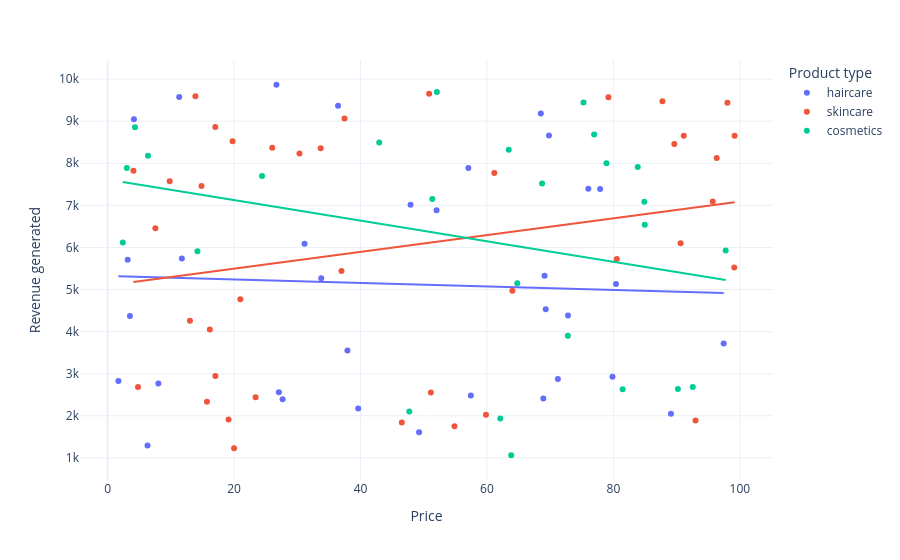

Write notebook code for a chart like this one.
### Code cell
fig = px.scatter(df, x='Price',
                 y='Revenue generated',
                 color='Product type',
                 hover_data = ['Number of products sold'],
                 trendline ="ols")
fig.show()

### Figure 1 — Plotly figure (JSON) as saved in the notebook; plotly's stock layout.template omitted (floating-point values rounded to 4 significant figures)
{"data": [{"customdata": [[802], [8], [147], [336], [620], [884], [209], [142], [353], [327], [598], [24], [859], [29], [154], [622], [701], [227], [117], [163], [32], [904], [241], [359], [946], [198], [774], [663], [618], [79], [114], [672], [62], [627]], "hovertemplate": "Product type=haircare<br>Price=%{x}<br>Revenue generated=%{y}<br>Number of products sold=%{customdata[0]}<extra></extra>", "legendgroup": "haircare", "marker": {"color": "#636efa", "symbol": "circle"}, "mode": "markers", "name": "haircare", "orientation": "v", "showlegend": true, "type": "scatter", "x": [69.81, 11.32, 1.7, 71.21, 36.44, 27.68, 4.156, 39.63, 97.45, 8.023, 11.74, 33.78, 27.08, 76.04, 26.7, 31.15, 79.86, 49.26, 52.03, 37.93, 47.91, 3.17, 69.11, 57.45, 6.307, 57.06, 72.82, 68.91, 89.1, 80.41, 69.29, 77.9, 3.526, 68.52], "xaxis": "x", "y": [8662.0, 9578.0, 2828.0, 2874.0, 9365.0, 2391.0, 9049.0, 2175.0, 3716.0, 2766.0, 5737.0, 5268.0, 2557.0, 7397.0, 9866.0, 6088.0, 2926.0, 1606.0, 6886.0, 3550.0, 7015.0, 5710.0, 5328.0, 2484.0, 1292.0, 7889.0, 4384.0, 2412.0, 2048.0, 5134.0, 4531.0, 7386.0, 4371.0, 9185.0], "yaxis": "y"}, {"hovertemplate": "<b>OLS trendline</b><br>Revenue generated = -4.1918 * Price + 5323.92<br>R<sup>2</sup>=0.002087<br><br>Product type=haircare<br>Price=%{x}<br>Revenue generated=%{y} <b>(trend)</b><extra></extra>", "legendgroup": "haircare", "marker": {"color": "#636efa", "symbol": "circle"}, "mode": "lines", "name": "haircare", "showlegend": false, "type": "scatter", "x": [1.7, 3.17, 3.526, 4.156, 6.307, 8.023, 11.32, 11.74, 26.7, 27.08, 27.68, 31.15, 33.78, 36.44, 37.93, 39.63, 47.91, 49.26, 52.03, 57.06, 57.45, 68.52, 68.91, 69.11, 69.29, 69.81, 71.21, 72.82, 76.04, 77.9, 79.86, 80.41, 89.1, 97.45], "xaxis": "x", "y": [5317.0, 5311.0, 5309.0, 5307.0, 5297.0, 5290.0, 5276.0, 5275.0, 5212.0, 5210.0, 5208.0, 5193.0, 5182.0, 5171.0, 5165.0, 5158.0, 5123.0, 5117.0, 5106.0, 5085.0, 5083.0, 5037.0, 5035.0, 5034.0, 5033.0, 5031.0, 5025.0, 5019.0, 5005.0, 4997.0, 4989.0, 4987.0, 4950.0, 4915.0], "yaxis": "y"}, {"customdata": [[736], [83], [871], [65], [980], [996], [960], [249], [562], [469], [280], [187], [320], [168], [781], [602], [963], [963], [176], [933], [556], [155], [910], [820], [242], [93], [896], [380], [246], [134], [457], [704], [513], [511], [106], [872], [336], [223], [320], [913]], "hovertemplate": "Product type=skincare<br>Price=%{x}<br>Revenue generated=%{y}<br>Number of products sold=%{customdata[0]}<extra></extra>", "legendgroup": "skincare", "marker": {"color": "#EF553B", "symbol": "circle"}, "mode": "markers", "name": "skincare", "orientation": "v", "showlegend": true, "type": "scatter", "x": [14.84, 61.16, 4.805, 4.078, 64.02, 15.71, 90.64, 16.16, 99.17, 36.99, 7.547, 51.12, 96.34, 50.85, 79.21, 37.47, 9.813, 23.4, 19.13, 80.54, 99.11, 46.53, 95.71, 98.03, 30.34, 20.99, 59.84, 17.03, 13.02, 89.63, 33.7, 26.03, 87.76, 54.87, 93.0, 91.13, 17.03, 20.0, 13.88, 19.75], "xaxis": "x", "y": [7461.0, 7767.0, 2687.0, 7823.0, 4971.0, 2331.0, 6100.0, 4053.0, 8654.0, 5442.0, 6454.0, 2553.0, 8128.0, 9655.0, 9572.0, 9062.0, 7573.0, 2438.0, 1912.0, 5725.0, 5521.0, 1840.0, 7089.0, 9436.0, 8232.0, 4767.0, 2021.0, 8864.0, 4257.0, 8459.0, 8355.0, 8368.0, 9474.0, 1752.0, 1889.0, 8652.0, 2943.0, 1230.0, 9593.0, 8526.0], "yaxis": "y"}, {"hovertemplate": "<b>OLS trendline</b><br>Revenue generated = 19.9126 * Price + 5099.65<br>R<sup>2</sup>=0.054398<br><br>Product type=skincare<br>Price=%{x}<br>Revenue generated=%{y} <b>(trend)</b><extra></extra>", "legendgroup": "skincare", "marker": {"color": "#EF553B", "symbol": "circle"}, "mode": "lines", "name": "skincare", "showlegend": false, "type": "scatter", "x": [4.078, 4.805, 7.547, 9.813, 13.02, 13.88, 14.84, 15.71, 16.16, 17.03, 17.03, 19.13, 19.75, 20.0, 20.99, 23.4, 26.03, 30.34, 33.7, 36.99, 37.47, 46.53, 50.85, 51.12, 54.87, 59.84, 61.16, 64.02, 79.21, 80.54, 87.76, 89.63, 90.64, 91.13, 93.0, 95.71, 96.34, 98.03, 99.11, 99.17], "xaxis": "x", "y": [5181.0, 5195.0, 5250.0, 5295.0, 5359.0, 5376.0, 5395.0, 5412.0, 5421.0, 5439.0, 5439.0, 5481.0, 5493.0, 5498.0, 5518.0, 5566.0, 5618.0, 5704.0, 5771.0, 5836.0, 5846.0, 6026.0, 6112.0, 6118.0, 6192.0, 6291.0, 6318.0, 6374.0, 6677.0, 6703.0, 6847.0, 6884.0, 6904.0, 6914.0, 6951.0, 7006.0, 7018.0, 7052.0, 7073.0, 7074.0], "yaxis": "y"}, {"customdata": [[426], [150], [126], [601], [391], [352], [394], [253], [616], [449], [705], [919], [99], [633], [484], [270], [637], [478], [375], [25], [737], [134], [916], [276], [987], [324]], "hovertemplate": "Product type=cosmetics<br>Price=%{x}<br>Revenue generated=%{y}<br>Number of products sold=%{customdata[0]}<extra></extra>", "legendgroup": "cosmetics", "marker": {"color": "#00cc96", "symbol": "circle"}, "mode": "markers", "name": "cosmetics", "orientation": "v", "showlegend": true, "type": "scatter", "x": [42.96, 68.72, 81.46, 84.89, 4.324, 92.56, 2.397, 63.45, 64.8, 84.96, 52.08, 51.36, 78.9, 14.2, 63.83, 72.8, 6.382, 90.2, 83.85, 76.96, 75.27, 97.76, 62.11, 47.71, 3.038, 24.42], "xaxis": "x", "y": [8496.0, 7517.0, 2629.0, 7087.0, 8858.0, 2686.0, 6117.0, 8319.0, 5150.0, 6541.0, 9692.0, 7152.0, 8002.0, 5911.0, 1062.0, 3900.0, 8180.0, 2633.0, 7911.0, 8685.0, 9445.0, 5925.0, 1935.0, 2100.0, 7888.0, 7698.0], "yaxis": "y"}, {"hovertemplate": "<b>OLS trendline</b><br>Revenue generated = -24.4531 * Price + 7615.01<br>R<sup>2</sup>=0.081280<br><br>Product type=cosmetics<br>Price=%{x}<br>Revenue generated=%{y} <b>(trend)</b><extra></extra>", "legendgroup": "cosmetics", "marker": {"color": "#00cc96", "symbol": "circle"}, "mode": "lines", "name": "cosmetics", "showlegend": false, "type": "scatter", "x": [2.397, 3.038, 4.324, 6.382, 14.2, 24.42, 42.96, 47.71, 51.36, 52.08, 62.11, 63.45, 63.83, 64.8, 68.72, 72.8, 75.27, 76.96, 78.9, 81.46, 83.85, 84.89, 84.96, 90.2, 92.56, 97.76], "xaxis": "x", "y": [7556.0, 7541.0, 7509.0, 7459.0, 7268.0, 7018.0, 6565.0, 6448.0, 6359.0, 6342.0, 6096.0, 6064.0, 6054.0, 6031.0, 5935.0, 5835.0, 5774.0, 5733.0, 5686.0, 5623.0, 5565.0, 5539.0, 5538.0, 5409.0, 5352.0, 5224.0], "yaxis": "y"}], "layout": {"legend": {"title": {"text": "Product type"}, "tracegroupgap": 0}, "margin": {"t": 60}, "xaxis": {"anchor": "y", "domain": [0, 1], "title": {"text": "Price"}}, "yaxis": {"anchor": "x", "domain": [0, 1], "title": {"text": "Revenue generated"}}}}
